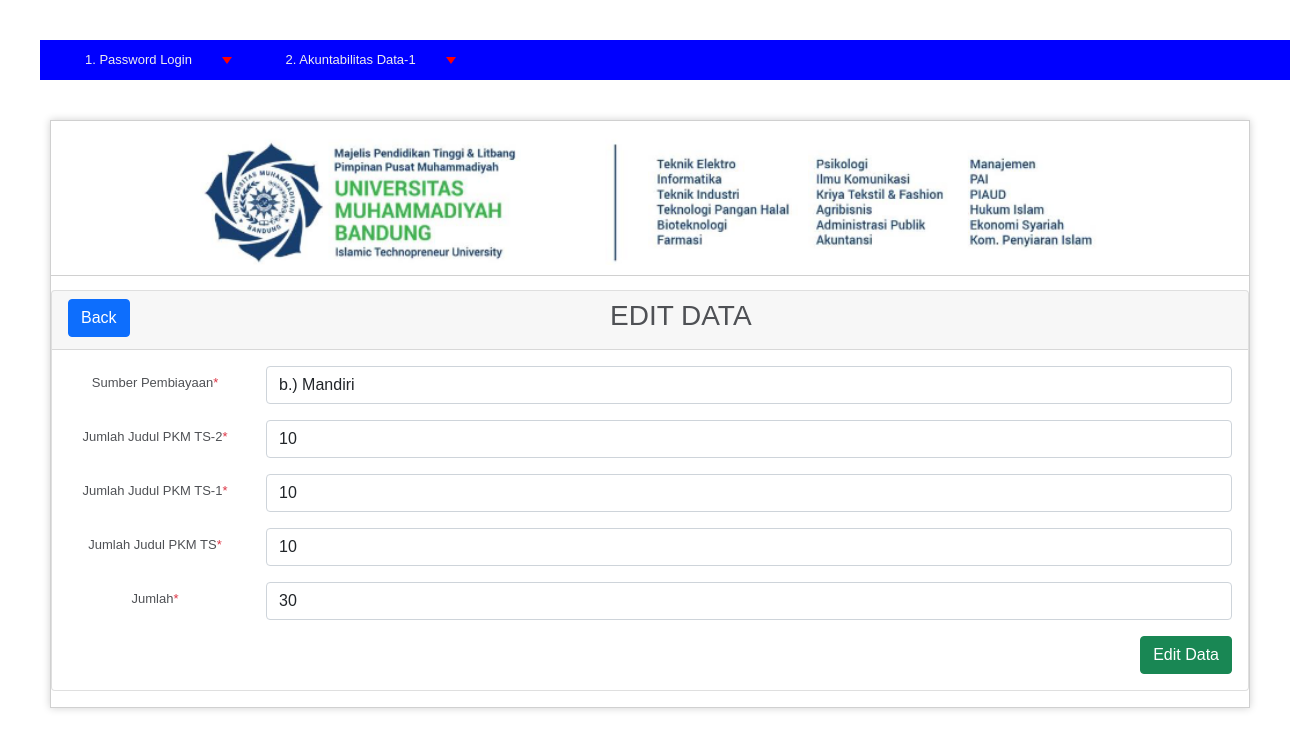
Page /index.php/C03_tb_3b3/edit/5 on the committed database.
### application/controllers/C03_tb_3b3.php (called while the page is built, shortened)
<?php
class C03_tb_3b3 extends CI_Controller
{
    public function __construct()
    {
        $this->load->model("M03_tb_3b3");
        $this->load->library('form_validation');
    }
    public function edit($id = null)
    {
        $M03_tb_3b3 = $this->M03_tb_3b3;
        $data["tb_3b3"] = $M03_tb_3b3->getById($id);
        $this->load->view("V03_tb-3b1_3b41/V03_tb_3b3_edit", $data);
    }
}

### index.php (called while the page is built, shortened)
<?php
require_once BASEPATH.'core/CodeIgniter.php';

### application/models/M03_tb_3b3.php (called while the page is built, shortened)
<?php defined('BASEPATH') OR exit('No direct script access allowed');
class M03_tb_3b3 extends CI_Model
{
    private $_table = "tb-3b3";
    public function getById($id)
    {
        return $this->db->get_where($this->_table, ["id" => $id])->row();
    }
}

### application/views/V03_tb-3b1_3b41/V03_tb_3b3_edit.php (the view, shortened to what this page needs)
<!doctype html>
<html lang="en">
  <head>
    <link href="https://cdn.jsdelivr.net/npm/bootstrap@5.1.3/dist/css/bootstrap.min.css" rel="stylesheet">
    <link href="https://cdnjs.cloudflare.com/ajax/libs/twitter-bootstrap/5.0.1/css/bootstrap.min.css" rel="stylesheet">
    <link href="https://cdn.datatables.net/1.11.4/css/dataTables.bootstrap5.min.css" rel="stylesheet">
    <link href="https://cdn.datatables.net/buttons/2.2.2/css/buttons.dataTables.min.css" rel="stylesheet">
  </head>
  <body>
    <div class="card mb-3">
        <div class="card-header">
            <a href="<?php echo site_url('/C03_tb_3b3/index') ?>" class="btn btn-primary float-start">Back</a> <h3>EDIT DATA</h3>
        </div>
        <div class="card-body">
            <form action="" method="post" enctype="multipart/form-data" >
                <div class="mb-3 row">
                    <label for="txt_sumber_pembiayaan" class="col-sm-2 col-form-label">Sumber Pembiayaan<span class="text-danger">*</span></label>
                    <div class="col-sm-10">
                        <select name="txt_sumber_pembiayaan" class="form-control <?php echo form_error('txt_sumber_pembiayaan') ? 'is-invalid':'' ?>" aria-label="Default select example">
                            <option value="2" <?= $tb_3b3->sumber_pembiayaan == '2' ? 'selected' : '' ?> >b.) Mandiri</option>
                        </select>
                    </div>
                </div>
                <div class="mb-3 row">
                    <label for="txt_jml_judul_pkm_TS_2" class="col-sm-2 col-form-label">Jumlah Judul PKM TS-2<span class="text-danger">*</span></label>
                    <div class="col-sm-10">
                        <input class="form-control <?php echo form_error('txt_jml_judul_pkm_TS_2') ? 'is-invalid':'' ?>"
                                type="text" name="txt_jml_judul_pkm_TS_2"
                                placeholder="Jumlah Judul PKM TS-2"
                                value="<?= $tb_3b3->jml_judul_pkm_TS_2?>" />
                    </div>
                </div>
                <div class="mb-3 row">
                    <label for="txt_jml_judul_pkm_TS_1" class="col-sm-2 col-form-label">Jumlah Judul PKM TS-1<span class="text-danger">*</span></label>
                    <div class="col-sm-10">
                        <input class="form-control <?php echo form_error('txt_jml_judul_pkm_TS_1') ? 'is-invalid':'' ?>"
                                type="text" name="txt_jml_judul_pkm_TS_1"
                                placeholder="Jumlah Judul PKM TS-1"
                                value="<?= $tb_3b3->jml_judul_pkm_TS_1?>" />
                    </div>
                </div>
                <div class="mb-3 row">
                    <label for="txt_jml_judul_pkm_TS" class="col-sm-2 col-form-label">Jumlah Judul PKM TS<span class="text-danger">*</span></label>
                    <div class="col-sm-10">
                        <input class="form-control <?php echo form_error('txt_jml_judul_pkm_TS') ? 'is-invalid':'' ?>"
                                type="text" name="txt_jml_judul_pkm_TS"
                                placeholder="Jumlah Judul Penelitian TS"
                                value="<?= $tb_3b3->jml_judul_pkm_TS?>" />
                    </div>
                </div>
                <div class="mb-3 row">
                    <label for="txt_jumlah" class="col-sm-2 col-form-label">Jumlah<span class="text-danger">*</span></label>
                    <div class="col-sm-10">
                        <input class="form-control <?php echo form_error('txt_jumlah') ? 'is-invalid':'' ?>"
                                type="text"
                                name="txt_jumlah"
                                placeholder="Jumlah"
                                value="<?= $tb_3b3->jumlah ?>" />
                    </div>
                </div>
                <input class="btn btn-success float-end" type="submit" name="btn" value="Edit Data" />
            </form>
        </div>
    </div>
  </body>
</html>

### css/background_01.css (style rules this page uses)
body { background-color: #fff; margin: 40px; font: 13px/20px normal Helvetica, Arial, sans-serif; color: #4F5155; }

### rows in the picture
tb-3b3: txt_sumber_pembiayaan "b.) Mandiri", txt_jml_judul_pkm_TS_2 "10", txt_jml_judul_pkm_TS_1 "10", txt_jml_judul_pkm_TS "10", txt_jumlah "30"
